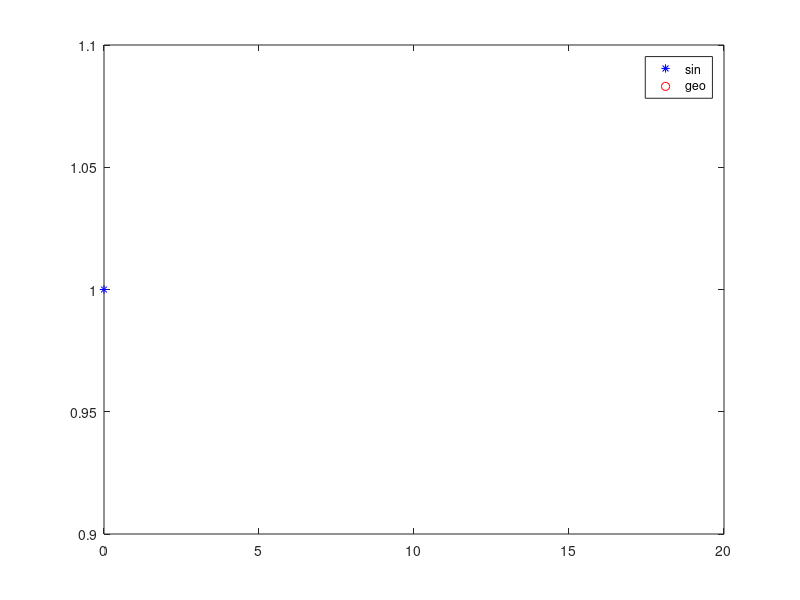

MATLAB code for this plot:
% 2. Using a U(0,1) (standard Uniform) random number generator, generate the common
% discrete probability distributions:

% a) Bernoulli Distribution Bern(p), with parameter p ∈ (0, 1)
% X ( 0  1 )
%   (1-p p )

p = input("Give a probabilty: ");
N = input("Give a number of simulations: ");
U = rand(1, N); % 1st arg: no. of trials, 2nd arg: no. of simulations
X = sum(U < p); % no. of successes in each simulation
k = 0:1;
pk = binopdf(k, 1, p);
U_X = [0 1];
n_X = hist(X, length(U_X)); % 2nd arg: no.of bins
rel_freq = n_X/N;
plot(U_X, rel_freq, "r*", k, pk, "ro");
legend("sin", "bino");


% b) Binomial Distribution Bino(p), with parameters n ∈ IN, p ∈ (0, 1)
% X (         k          )
%   (Cnk * p^k * q^(n−k) )  -> the sum of n independent Bern(p) variables

p = input("Give a probabilty: ");
n = input("Give a no. of trials: ");
N = input("Give a number of simulations: ");
U = rand(n, N);
X = sum(U < p);
k = 0:n;
pk = binopdf(k, n, p);
U_X = unique(X);
n_X = hist(X, length(U_X));
rel_freq = n_X/N;
clf;
plot(U_X, rel_freq, "b*", k, pk, "ro");
legend("sin", "bino");

% c) Geometric Distribution Geo(p), with parameter p ∈ (0,1)
% X (   k   )
%   ( p*q^k ) -> the no. of Bernoulli trials failures needed to get the first success

p = input("Give a probabilty: ");
N = input("Give a number of simulations: ");
X = zeros(1,N);

for i = 1:N
    X(i) = 0;
    while rand >= p
        X(i) = X(i) + 1;
    endwhile
endfor

k = 0:20; % 20 is an arbitrary number, since the no. of trials is infinite
pk = geopdf(k, p);
U_X = unique(X);
n_X = hist(X, length(U_X));
rel_freq = n_X/N;

plot(U_X, rel_freq, "b*", k, pk, "ro");
legend("sin", "geo");
